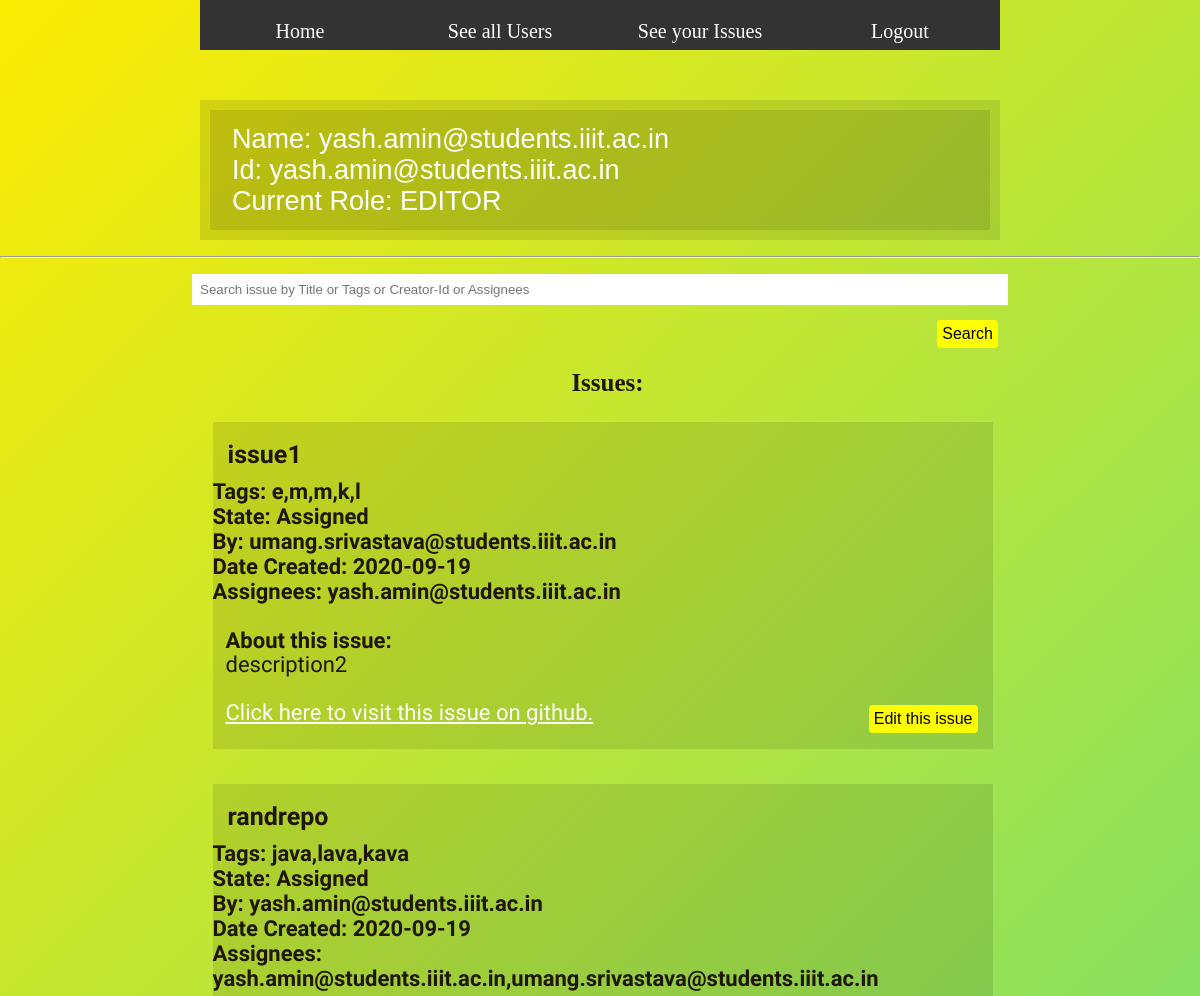
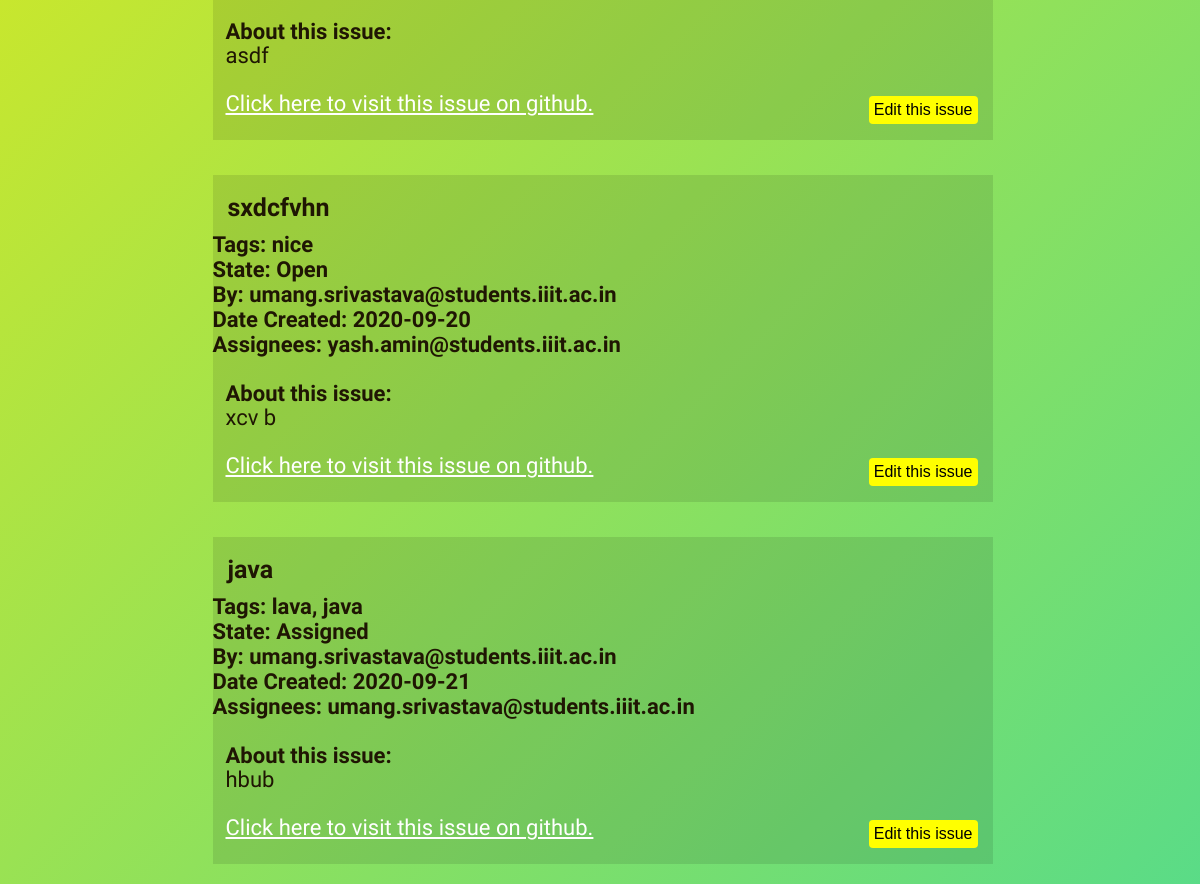
Page /homepage (signed in) on the earlier database version (2 pictures, top to bottom).
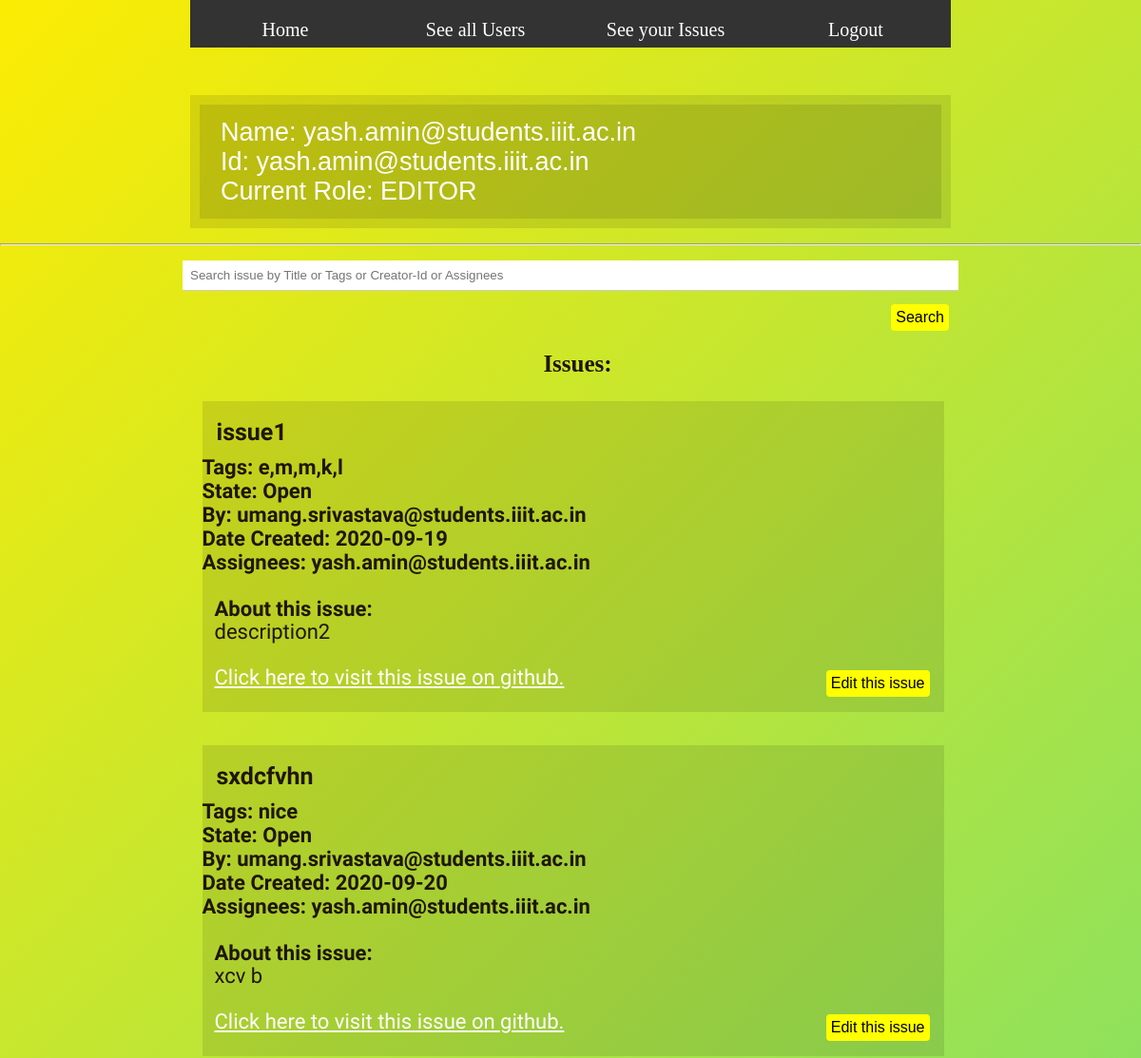
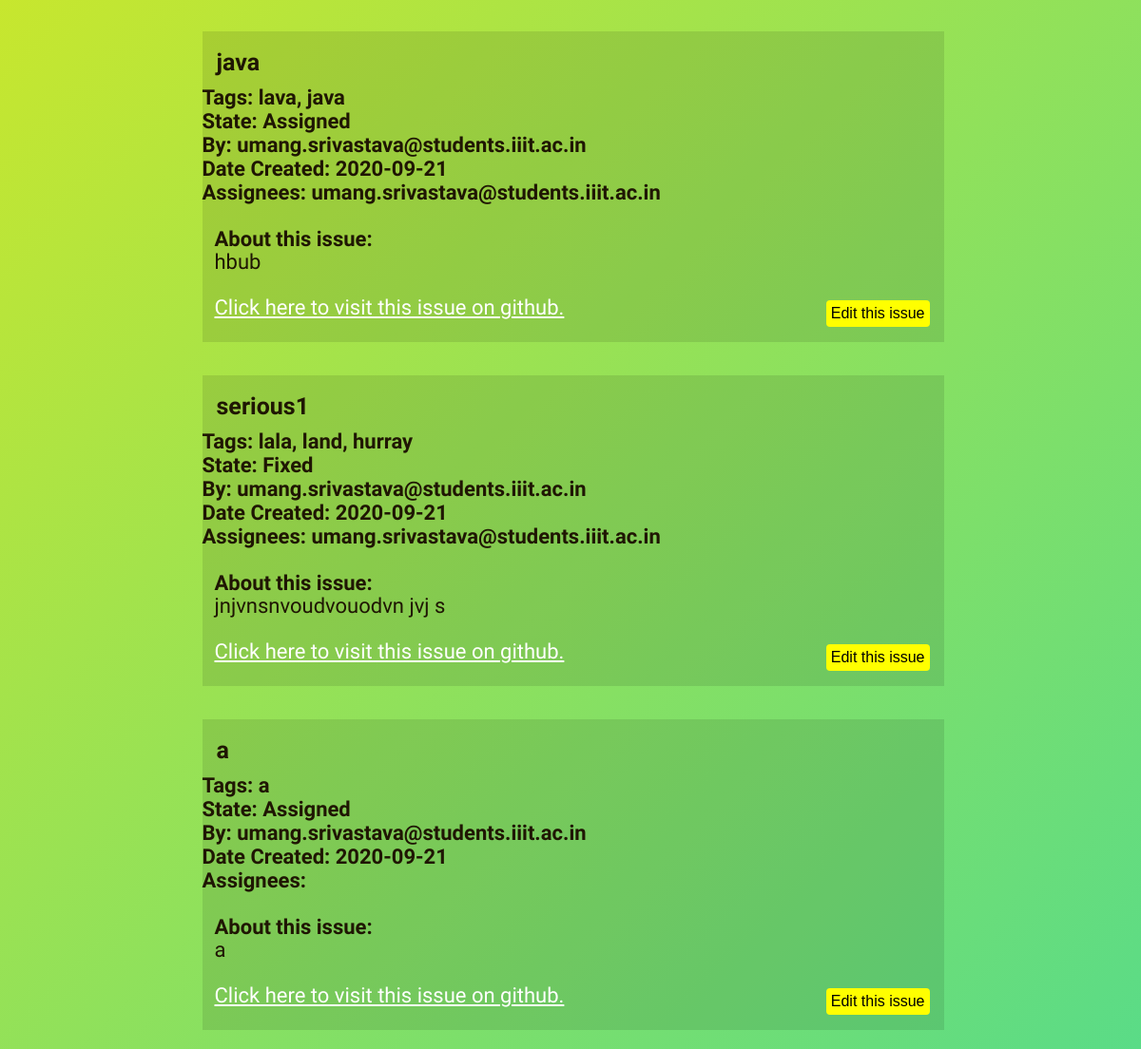
Same page on the later database version (2 pictures, top to bottom).
### app.py (models this page shows, shortened)
class USERS(db.Model):
	id = db.Column(db.Integer, primary_key=True)
	username = db.Column(db.String(100), nullable=True)
	Name = db.Column(db.String(100), nullable=True)
	role = db.Column(db.String(50), nullable=True)

class ISSUES(db.Model):
	id = db.Column(db.Integer, primary_key=True)
	title = db.Column(db.String(100), nullable=False)
	description = db.Column(db.String(200), nullable=False)
	state = db.Column(db.String(100), nullable=False)
	tags = db.Column(db.String(100), nullable=True)
	assignees = db.Column(db.String(200), nullable=True)
	owner = db.Column(db.String(100), nullable=False)
	gitlink = db.Column(db.String(100), nullable=True)
	date_created = db.Column(db.DateTime, default=datetime.utcnow)
	assignees = db.Column(db.String(1000), nullable = True)

### app.py (the view)
@app.route('/homepage', methods = ['GET','POST'])
def homepage():
	current_owner = session["username"]
	current_name = session["Name"]
	current_role = session["role"]
	issues = ISSUES.query.order_by(ISSUES.date_created).all()
	user = USERS.query.filter_by(username = current_owner).all()
	return render_template('/homepage.html',
		username = current_owner,
		Name = current_name,
		Role = current_role,
		issues = issues)

### templates/homepage.html (shortened to what this page needs)
{% extends 'base.html' %}
{% block body %}
    <div id="mainPicture">
        <div class="picture">
            <div id="headerTitle">Name: {{Name}}</div>
            <div id="headerTitle">Id: {{username}}</div>
            <div id="headerTitle">Current Role: {{Role}}</div>
        </div>
    </div>
    <br>
    <hr>
    <br>
    <form action="{{ url_for('search') }}" method="GET">
          <input class="inputbox" type="text" name="search_key" placeholder="Search issue by Title or Tags or Creator-Id or Assignees">
        <div class="contentBox innerBox" style="background-color: rgba(0,0,0,0);">
        <button type="submit" class="button searchbut">Search</button>
        </div>
    </form>
    <h1 style="text-align: center">Issues: </ h1>
    {% if issues|length < 1 %}
    <h4 style="text-align: center">There are no issues. Create one!</h4>
    {% else %}
        {% for issue in issues %}
            <div class="contentBox">
                <div class="innerBox">
                    <h1> {{issue.title}}</h1>
                    <h4 class="tags"> Tags: {{issue.tags}}</h4>
                    <h4 class="state">State: {{issue.state}}</h4>
                    <h4> By: {{issue.owner}}</h4>
                    <h4> Date Created: {{issue.date_created.date()}}</h4>
                    <h4 class="assignees">Assignees: {{issue.assignees}}</h4>
                    <br>
                    <div class="contentText" style="font-size: 22px">
                        <h4>About this issue:</h4>
                        <p> {{issue.description}}</p>
                        <br>
                        <p>
                            <a href="{{ ''.join(['http://', issue.gitlink]) }}" class="gitlink">Click here to visit this issue on github.</a>
                        {% if Role != 'VIEWER'%}
                            <a href="/update/{{issue.id}}"><button class="button">Edit this issue</button></a>
                            <br><br>
                            {% endif %}
                        </p>
                    </div>
                </div>
            </div>
        {% endfor %}
    {% endif %}
{% endblock %}

### templates/base.html (shortened to what this page needs)
<!DOCTYPE html>
<html>
<head>
<link rel="stylesheet" type="text/css" href="{{ url_for('static', filename='css/main.css') }}" >
</head>
<body>
    <div id="page">
    	<div class="navbar">
        <div class="topNaviagationLink"><a href="{{url_for('homepage')}}">Home</a></div>
        <div class="topNaviagationLink"><a href="{{url_for('displayusers')}}">See all Users</a></div>
        <div class="topNaviagationLink"><a href="{{ url_for('myissues') }}">See your Issues</a></div>
        <div class="topNaviagationLink"><a href="{{url_for('logoutpage')}}">Logout</a></div>
    	</div>
	</div>
    {% block body %}{% endblock %}
 </body>
</html>

### static/css/main.css (style rules this page uses)
body { margin: 0; padding: 0; text-align: left; font-family:"Adobe Garamond Pro Bold", Georgia, "Times New Roman", Times, serif; font-size: 13px; background: linear-gradient(-45deg, #8ed523, #23d550, #24d6b3, #fcec03); background-size: 400% 400%; animation: gradient 15s ease infinite; }
* { margin: 0 auto 0 auto; text-align:left; }
#page { display: block; height:auto; position: relative; overflow: hidden; width: 800px; }
.navbar { margin: 0; padding: 0; overflow: hidden; background-color: #333; width:800px; top: 0; height: 50px; }
.topNaviagationLink { float: left; text-align:center; position:relative; font-size:20px; margin-left:-10px; margin-right:-10px; width:220px; height: 35px; line-height: 35px; color:#000000; z-index: 55px; }
.topNaviagationLink a { display: block; color: white; text-align: center; padding: 14px 16px; text-decoration: none; }
#mainPicture { position: relative; margin-top: 50px; clear:both; width:800px; height:140px; background-color: rgba(0,0,0,0.1); }
#mainPicture .picture { font-family: "Comic Sans MS", cursive, sans-serif; position:relative; width:780px; height:120px; top:10px; margin-left:10px; background-color: rgba(0,0,0,0.1); background-repeat:no-repeat; }
#headerTitle { position:relative; text-align:left; top:14px; left:22px; font-size:27px; color:#FFFFFF; }
.contentBox { margin-top:10px; width:800px; height:auto; padding-bottom:20px; }
.contentBox .innerBox { font-family: 'Baumans'; font-weight: lighter; font-size: 22px; margin-left: 5px; position:relative; width:780px; height:auto; top:10px; background-color: rgba(0,0,0,0.1); background-repeat:repeat-x; }
h1 { font-size:25px; margin-bottom:10px; padding-top:18px; margin-left:15px; margin-top:15px; color:#1F1603; }
.contentText { line-height:24px; margin-left:13px; margin-right:13px; }
.gitlink { color:white; }
.button { float: right; background-color: yellow; border-radius: 4px; border: none; color: black; padding: 5px; text-align: center; text-decoration: none; display: inline-block; font-size: 16px; margin: 4px 2px; cursor: pointer; }
.inputbox { padding:8px; display:block; border:none; border-bottom:1px solid #ccc; width:800px }
html, body { text-align: center; }
p { text-align: left; }

Differences in the rows shown:
removed ISSUES: title "randrepo", tags "java,lava,kava", state "Assigned", owner "yash.amin@students.iiit.ac.in", date_created "2020-09-19", assignees "yash.amin@students.iiit.ac.in,umang.srivastava@students.iiit.ac.in", description "asdf"
changed ISSUES "issue1": state "Assigned" → "Open"
added ISSUES: title "serious1", tags "lala, land, hurray", state "Fixed", owner "umang.srivastava@students.iiit.ac.in", date_created "2020-09-21", assignees "umang.srivastava@students.iiit.ac.in", description "jnjvnsnvoudvouodvn jvj s"
added ISSUES: title "a", tags "a", state "Assigned", owner "umang.srivastava@students.iiit.ac.in", date_created "2020-09-21", description "a"
